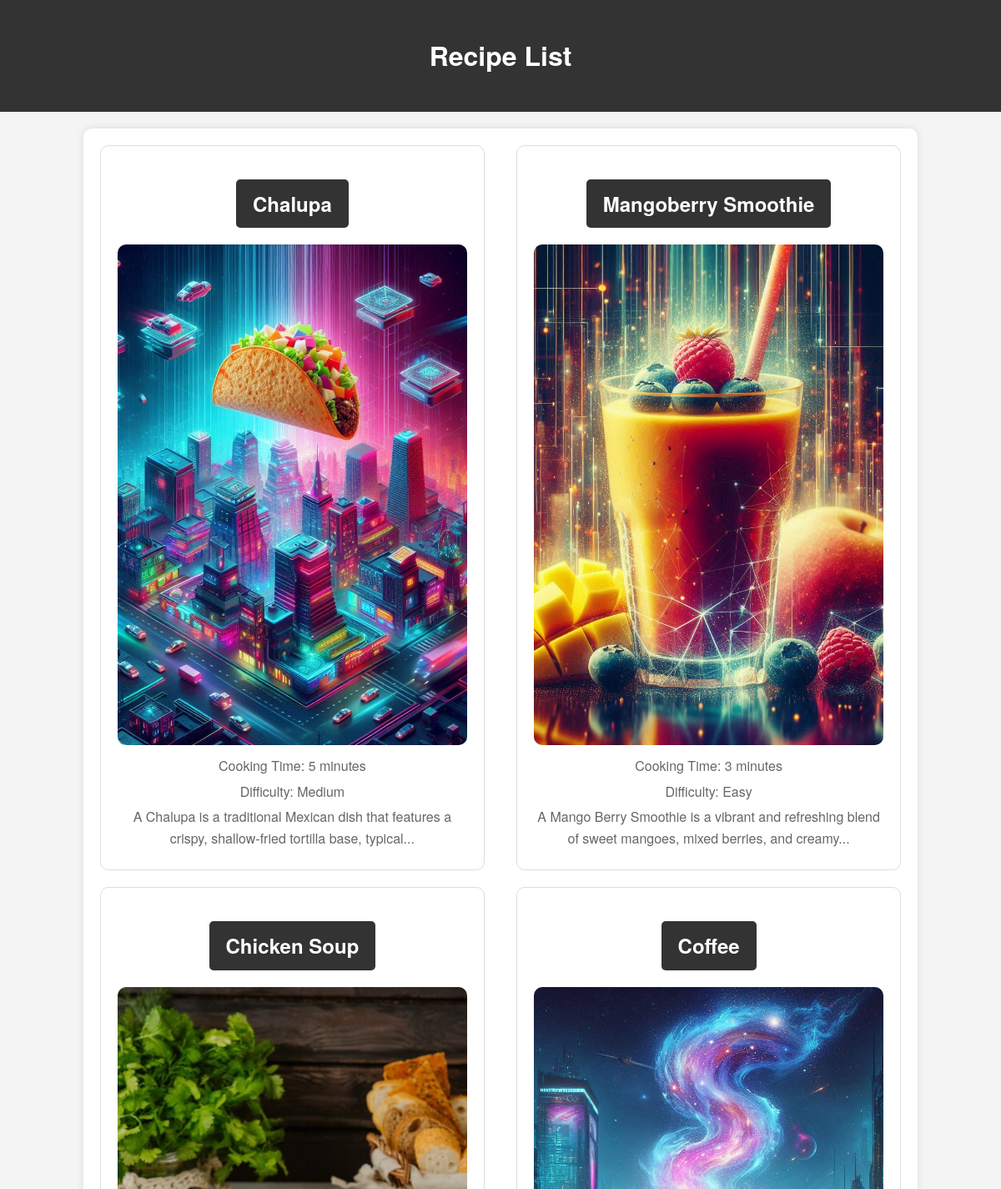
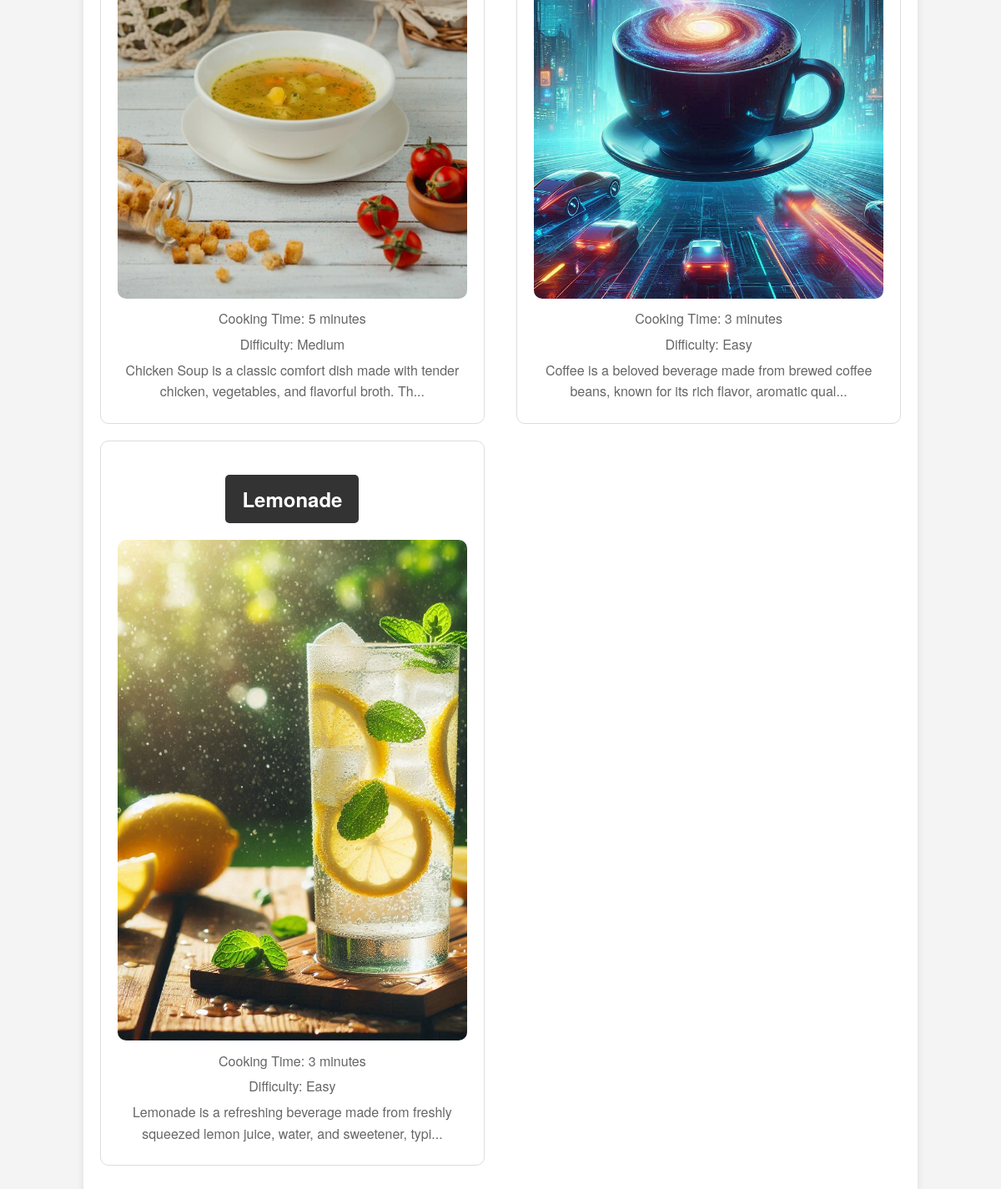
The app's page /recipes/ with its own data (2 pictures, top to bottom).
### recipe/models.py (models this page shows, shortened)
class Recipe(models.Model):
    DIFFICULTY_CHOICES = [
        ('Easy', 'Easy'),
        ('Medium', 'Medium'),
        ('Hard', 'Hard'),
    ]
    name = models.CharField(max_length=50)
    cooking_time = models.IntegerField()
    difficulty = models.CharField(max_length=20, choices=DIFFICULTY_CHOICES)
    description = models.TextField(blank=True, null=True)
    instructions = models.TextField(blank=True, null=True)
    pic = models.ImageField(upload_to='recipe', default='default.jpg')

### recipe/views.py (the view)
# urls.py: path('recipes/', recipe_list, name='recipe_list'),
def recipe_list(request):
    recipes = Recipe.objects.all()
    return render(request, 'recipe/recipe_list.html', {'recipes': recipes})

### recipe/templates/recipe/recipe_list.html (shortened to what this page needs)
{% load static %}
<!DOCTYPE html>
<html>
<head>
    <link rel="stylesheet" type="text/css" href="{% static 'recipe/css/styles.css' %}">
</head>
<body>
    <header>
        <h1>Recipe List</h1>
    </header>
    <div class="container recipe-list">
        {% for recipe in recipes %}
        <div class="recipe">
            <h2><a href="{% url 'recipe:recipe_detail' recipe.id %}" class="recipe-link">{{ recipe.name }}</a></h2>
            <img src="{{ recipe.pic.url }}" alt="{{ recipe.name }}" class="recipe-image">
            <p>Cooking Time: {{ recipe.cooking_time }} minutes</p>
            <p>Difficulty: {{ recipe.difficulty }}</p>
            <p>{{ recipe.description|slice:":100" }}...</p>
        </div>
        {% endfor %}
    </div>
</body>
</html>

### recipe/static/recipe/css/styles.css (style rules this page uses)
body { font-family: 'Helvetica Neue', Arial, sans-serif; margin: 0; padding: 0; background-color: #f4f4f4; color: #333; line-height: 1.6; }
header { background-color: #333; color: #fff; padding: 20px 0; text-align: center; margin-bottom: 20px; }
a { color: #333; text-decoration: none; }
.container, .home-container { width: 80%; margin: 20px auto; background-color: #fff; padding: 20px; box-shadow: 0 0 10px rgba(0, 0, 0, 0.1); border-radius: 10px; text-align: center; }
.recipe-list { display: flex; flex-wrap: wrap; justify-content: space-between; }
.recipe { border: 1px solid #ddd; border-radius: 10px; padding: 20px; margin-bottom: 20px; transition: box-shadow 0.3s ease; width: 48%; box-sizing: border-box; }
.recipe h2 { margin: 0 0 10px; color: #333; }
.recipe p { margin: 5px 0; color: #666; }
.recipe-image { width: 100%; height: 600px; object-fit: cover; border-radius: 10px; margin-top: 10px; }
.enter-link, .recipe-link { display: inline-block; margin-top: 20px; padding: 10px 20px; background-color: #333; color: #fff; text-decoration: none; border-radius: 5px; transition: background-color 0.3s ease; }

### records on screen
Recipe: name "Chalupa", pic (picture), cooking_time "5", difficulty "Medium", description "A Chalupa is a traditional Mexican dish that features a crispy, shallow-fried tortilla base, typical"
Recipe: name "Mangoberry Smoothie", pic (picture), cooking_time "3", difficulty "Easy", description "A Mango Berry Smoothie is a vibrant and refreshing blend of sweet mangoes, mixed berries, and creamy"
Recipe: name "Chicken Soup", pic (picture), cooking_time "5", difficulty "Medium", description "Chicken Soup is a classic comfort dish made with tender chicken, vegetables, and flavorful broth. Th"
Recipe: name "Coffee", pic (picture), cooking_time "3", difficulty "Easy", description "Coffee is a beloved beverage made from brewed coffee beans, known for its rich flavor, aromatic qual"
Recipe: name "Lemonade", pic (picture), cooking_time "3", difficulty "Easy", description "Lemonade is a refreshing beverage made from freshly squeezed lemon juice, water, and sweetener, typi"
